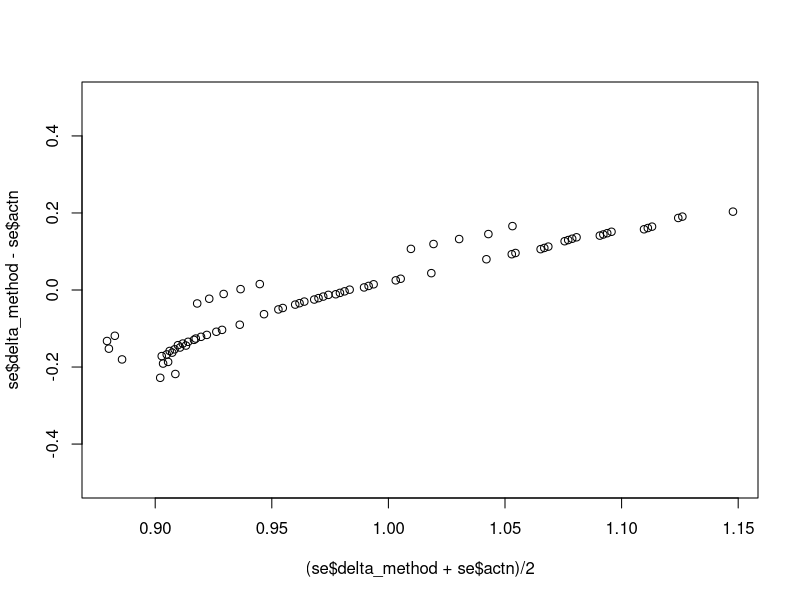

Write the R code that produced this figure. (Note: this script raises an error after producing the figure.)
# 04_se_odds

library(tidyverse)

# Simulate log odds ratios for comorbidity, treatment and interaction effects
log_ors <- expand.grid(
  como = c(-0.5, 0, 0.5),
  allc = c(-0.2,-0.1, 0, 0.1, 0.2),
  actn = c(-0.2,-0.1, 0, 0.1, 0.2)
)

# Calculate log odds ratio for interaction-group versus no comorbidity, no treatment group
log_ors$como_allc <- log_ors$como + log_ors$allc + log_ors$actn

# Simulate number of people in each group
ns <- tibble(cept = 0.4,
             como = 0.1,
             allc = 0.4,
             como_allc = 0.1)
ns <- ns %>% 
  slice(rep((1:4), nrow(log_ors)))
ns[] <- map(ns, ~ 300*.x)

log_odds <- log_ors
log_odds[] <- lapply(log_ors, function (x) -2.19 + x)
log_odds$cept <- -2.19
prob <- log_odds %>%
  select(-actn)
prob[] <- lapply(prob, plogis)

x <- map2(prob ,
          ns,
          ~ round(.x*.y)) %>% 
  bind_cols()

## Estimate standard error for interaction using delta method
p_m <- as.matrix(prob[, c("cept", "como", "allc", "como_allc")])
n_m <- as.matrix(ns[, c("cept", "como", "allc", "como_allc")])
x_m <- n_m * p_m

VarLogOdds <- function(x, n) {
  a <- x
  b <- n-x
  (1/a + 1/b)
}
log_var_odds <- VarLogOdds(x_m, n_m)
log_actn_se <- rowSums(log_var_odds)^0.5
log(4/96)
VarLogOdds(4, 96)^0.5
exp(-3.17 + 2*0.51)
log_actn_se[1]

## Reshape data to long to run logistic regression as check on calculations
x_lng <- x %>% 
  mutate(scenario = seq_along(allc)) %>% 
  gather(key = "key", value = "x", -scenario)
n_lng <- ns %>% 
  mutate(scenario = seq_along(allc)) %>% 
  gather(key = "key", value = "n", -scenario)

xn <- x_lng %>% 
  inner_join(n_lng) %>% 
  arrange(scenario, key) %>% 
  mutate(allc = if_else(key %in% c("allc", "como_allc"), 1, 0),
         como = if_else(key %in% c("como", "como_allc"), 1, 0))

xn<- xn %>% 
  arrange(scenario, como, allc) %>% 
  select(-key)

xn_mdl <- xn %>% 
  group_by(scenario) %>% 
  nest()

## RUn glm on each dataset
models <- map(xn_mdl$data, function(sset) (glm(cbind(x, n-x) ~ allc*como, data = sset, 
                                              family = "binomial")))
models_smry <- map(models, broom::tidy)
models_smry <- map(models_smry, function(x) {
  x %>% 
    mutate(term = c("cept", "allc", "como", "actn"))
})
names(models_smry) <- stringr::str_pad(string = seq_along(models_smry), width = 2, pad = "0")
models_smry <- bind_rows(models_smry, .id = "scenario")

## Summarise model results
est <- models_smry %>% 
  as_tibble() %>% 
  select(-statistic, -p.value, -std.error) %>%
  spread(key = term, value = estimate)

se <-  models_smry %>% 
  as_tibble() %>% 
  select(-statistic, -p.value, -estimate) %>%
  spread(key = term, value = std.error)

est <- bind_cols(log_ors, est)
est <- est[, sort(names(est))]
models_smry <- models_smry[, sort(names(models_smry))]


se <- bind_cols(delta_method = log_actn_se, se)
plot((se$delta_method + se$actn)/2, se$delta_method-se$actn, ylim = c(-0.5, 0.5))

rm(list = ls())

## Calculate variation in SE by numbers ----
n_study_group <- c(300, 500, 1000)/2
prev_com <- seq(0.1, 0.3, 0.05)
event_rate_base <- seq(0.05, 0.20, 0.05) #
log_or_como <- seq(-0.7, 0.7, 0.1)
log_or_allc <- seq(-0.5, 0.5, 0.1)
log_or_actn <- seq(-0.5, 0.5, 0.1)

scenarios <- expand.grid(n_study_group, prev_com, event_rate_base, log_or_como,
                     log_or_allc, log_or_actn)
names(scenarios) <- c("n_study_group", "prev_com", "event_rate_base", "log_or_como",
                  "log_or_allc", "log_or_actn")
EventOdds <- function(x_curr, n_curr, log_or, n_new){
  odds_curr <- x_curr/(n_curr - x_curr)
  log_odds_new <- log(odds_curr) + log_or
  x_new <- plogis(log_odds_new) * n_new
  x_new
}
se_df <- scenarios %>% 
  transmute(n_cept = n_study_group * prev_com,
            n_como = n_study_group * (1-prev_com),
            n_allc = n_cept,
            n_actn = n_como,
            x_cept = n_cept*event_rate_base,
            x_como = EventOdds(x_cept, n_cept, log_or_como, n_como),
            x_allc = EventOdds(x_cept, n_cept, log_or_allc, n_allc),
            x_actn = EventOdds(x_cept, n_cept, log_or_allc + log_or_actn, n_allc))
se_df <- se_df %>% 
  mutate_at(vars(starts_with("x")), round)
se_df <- as.matrix(se_df)
x <- se_df[ , c("x_cept", "x_como", "x_allc", "x_actn")] %>% rowSums()

se_df[se_df ==0] <- 0.5 
se_df <- 1/se_df

scenarios <- scenarios %>% 
  mutate(se_actn = rowSums(se_df)^0.5,
         x = x)
rm(se_df)

library(ggplot2)

# scenarios <- scenarios %>% 
#                      mutate(log_or_como = paste0("log OR comorbidity ", log_or_como),
#                             log_or_allc = paste0("log OR treatment ", log_or_allc))

plot_grey <-  ggplot(scenarios , 
                 aes(x = event_rate_base, y = se_actn,
                     group = interaction(log_or_actn, log_or_como, log_or_allc))) + 
  geom_point() +
  geom_line(alpha = 0.2) +
  facet_grid(n_study_group ~ prev_com) +
  scale_y_continuous("se for log OR interaction") 

plot_actn <- plot_grey + aes(colour = log_or_actn)
plot_como <- plot_grey + aes(colour = log_or_como)
plot_allc <- plot_grey + aes(colour = log_or_allc)

pdf("figures/Plots of standard errors given itneractions.pdf", width = 10, height = 8)
plot_actn
plot_como
plot_allc
dev.off()